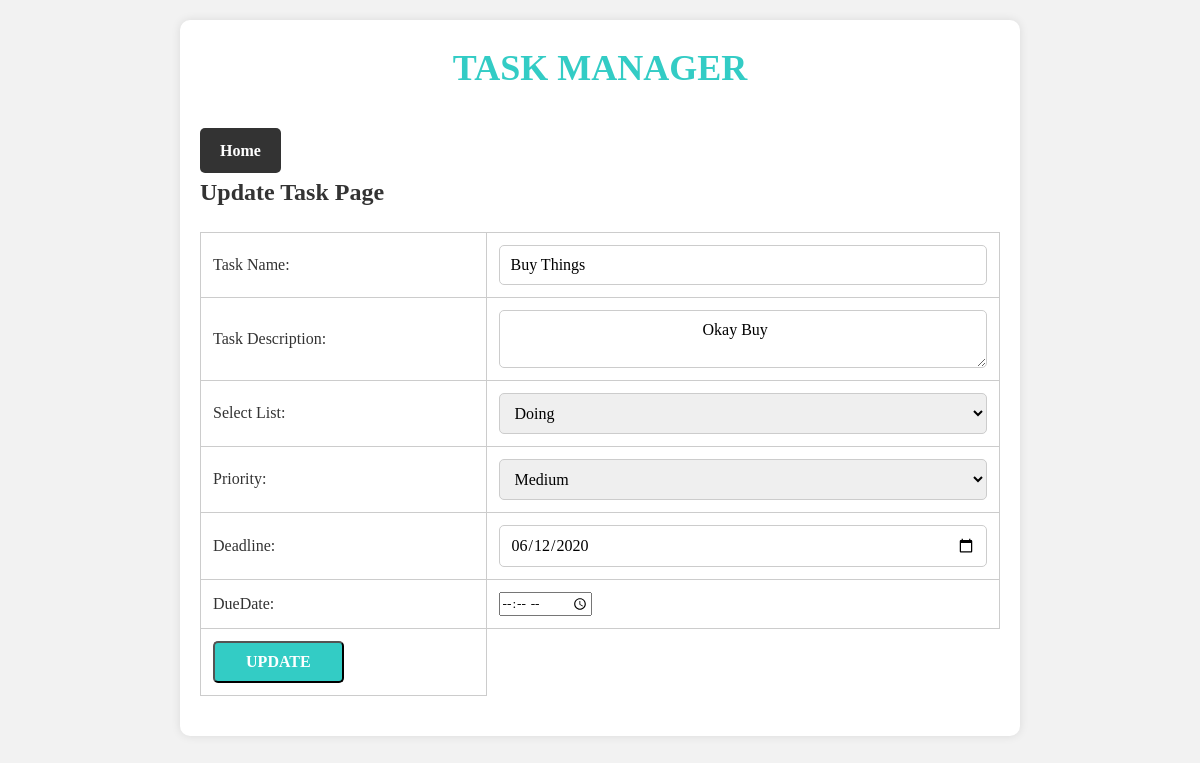
/taskmanager/update-task.php?task_id=3, run on the app's committed database.
### tables this page shows
CREATE TABLE `tbl_tasks` (
  `task_id` int(10) UNSIGNED NOT NULL,
  `task_name` varchar(150) NOT NULL,
  `task_description` text NOT NULL,
  `list_id` int(11) NOT NULL,
  `priority` varchar(10) NOT NULL,
  `deadline` date NOT NULL,
  `DueDate` datetime NOT NULL,
  `Status` varchar(500) NOT NULL,
  `UserID` int(11) NOT NULL,
  `CategoryID` int(11) NOT NULL
);

CREATE TABLE `tbl_lists` (
  `list_id` int(10) UNSIGNED NOT NULL,
  `list_name` varchar(50) NOT NULL,
  `list_description` varchar(150) DEFAULT NULL
);

### taskmanager/update-task.php (the view, shortened to what this page needs)
<?php
    if(isset($_GET['task_id']))
    {
        $task_id = $_GET['task_id'];
        $conn = mysqli_connect(LOCALHOST, DB_USERNAME, DB_PASSWORD) or die(mysqli_error());
        $sql = "SELECT * FROM tbl_tasks WHERE task_id=$task_id";
        $res = mysqli_query($conn, $sql);
        if($res==true)
        {
            $row = mysqli_fetch_assoc($res);
            $task_name = $row['task_name'];
            $task_description = $row['task_description'];
            $list_id = $row['list_id'];
            $priority = $row['priority'];
            $deadline = $row['deadline'];
        }
    }
    else
    {
        header("location:http://localhost/othmane_projet1/taskmanager/index.php");
    }
?>
<html>
    <head>
        <link rel="stylesheet" href="css/style.css" />
    </head>
    <body>
        <div class="wrapper">
        <h1>TASK MANAGER</h1>
        <p>
            <a class="btn-secondary" href="index.php">Home</a>
        </p>
        <h3>Update Task Page</h3>
        <form method="POST" action="">
            <table class="tbl-half">
                <tr>
                    <td>Task Name: </td>
                    <td><input type="text" name="task_name" value="<?php echo $task_name; ?>" required="required" /></td>
                </tr>
                <tr>
                    <td>Task Description: </td>
                    <td>
                        <textarea name="task_description">
                        <?php echo $task_description; ?>
                        </textarea>
                    </td>
                </tr>
                <tr>
                    <td>Select List: </td>
                    <td>
                        <select name="list_id">
                            <?php
                                $conn2 = mysqli_connect(LOCALHOST, DB_USERNAME, DB_PASSWORD) or die(mysqli_error());
                                $sql2 = "SELECT * FROM tbl_lists";
                                $res2 = mysqli_query($conn2, $sql2);
                                if($res2==true)
                                {
                                    $count_rows2 = mysqli_num_rows($res2);
                                    if($count_rows2>0)
                                    {
                                        while($row2=mysqli_fetch_assoc($res2))
                                        {
                                            $list_id_db = $row2['list_id'];
                                            $list_name = $row2['list_name'];
                                            ?>
                                            <option <?php if($list_id_db==$list_id){echo "selected='selected'";} ?> value="<?php echo $list_id_db; ?>"><?php echo $list_name; ?></option>
                                            <?php
                                        }
                                    }
                                    else
                                    {
                                        ?>
                                        <option <?php if($list_id=0){echo "selected='selected'";} ?> value="0">None</option>p
                                        <?php
                                    }
                                }
                            ?>
                        </select>
                    </td>
                </tr>
                <tr>
                    <td>Priority: </td>
                    <td>
                        <select name="priority">
                            <option <?php if($priority=="Medium"){echo "selected='selected'";} ?> value="Medium">Medium</option>
                        </select>
                    </td>
                </tr>
                <tr>
                    <td>Deadline: </td>
                    <td><input type="date" name="deadline" value="<?php echo $deadline; ?>" /></td>
                </tr>
                <tr>
                    <td>DueDate: </td>
                    <td><input type="time" name="DueDate" value="<?php echo $DueDate; ?>" /></td>
                </tr>
                <tr>
                    <td><input class="btn-primary btn-lg" type="submit" name="submit" value="UPDATE" /></td>
                </tr>
            </table>
        </form>
        </div>
    </body>
</html>

### taskmanager/css/style.css (style rules this page uses)
* { margin: 0; padding: 0; font-family: verdana; }
.wrapper { width: 70%; margin: 0 auto; padding: 2%; }
h1 { color: #3867d6; margin-bottom: 2%; }
h3 { margin: 2% 0; }
.btn-primary { background-color: #26de81; padding: 5px; font-weight: bold; text-decoration: none; color: black; }
.btn-secondary { background-color: #778ca3; padding: 5px; font-weight: bold; text-decoration: none; color: white; }
.btn-lg { width: 50%; }
table tr td { padding: 1%; }
.tbl-half { width: 40%; }
body, h1, h2, h3, p, ul, li { margin: 0; padding: 0; }
body { font-family: Arial, sans-serif; background-color: #f2f2f2; line-height: 1.6; }
.wrapper { max-width: 800px; margin: 20px auto; padding: 20px; background-color: #fff; box-shadow: 0 0 5px rgba(0, 0, 0, 0.1); border-radius: 10px; }
h1 { text-align: center; font-size: 36px; margin-bottom: 30px; color: #33ccc5; }
.btn-primary { display: inline-block; background-color: #33ccc5; color: #fff; text-decoration: none; padding: 8px 15px; border-radius: 5px; transition: background-color 0.3s ease; }
body { font-family: Arial, sans-serif; background-color: #f2f2f2; color: #333; line-height: 1.6; }
.wrapper { max-width: 800px; margin: 20px auto; padding: 20px; background-color: #fff; box-shadow: 0 0 10px rgba(0, 0, 0, 0.1); border-radius: 10px; }
h3 { font-size: 24px; margin-bottom: 20px; }
form { margin-bottom: 20px; }
.tbl-half { width: 100%; border-collapse: collapse; }
.tbl-half th, .tbl-half td { border: 1px solid #ccc; padding: 12px; text-align: left; }
input[type="text"], textarea, select { width: 100%; padding: 10px; border: 1px solid #ccc; border-radius: 5px; font-size: 16px; }
input[type="date"] { width: 100%; padding: 10px; border: 1px solid #ccc; border-radius: 5px; font-size: 16px; appearance: none; }
.btn-primary { display: inline-block; background-color: #33ccc5; color: #fff; text-decoration: none; padding: 10px 20px; border-radius: 5px; font-size: 16px; transition: background-color 0.3s ease; }
.btn-secondary { background-color: #333; }
.btn-secondary { display: inline-block; background-color: #333; color: #fff; text-decoration: none; padding: 10px 20px; border-radius: 5px; font-size: 16px; transition: background-color 0.3s ease; }
a { color: #33ccc5; text-decoration: none; }

### data on the page
tbl_tasks: task_name "Buy Things", task_description "Okay Buy", list_id "Doing", priority "Medium", deadline "06/12/2020"
